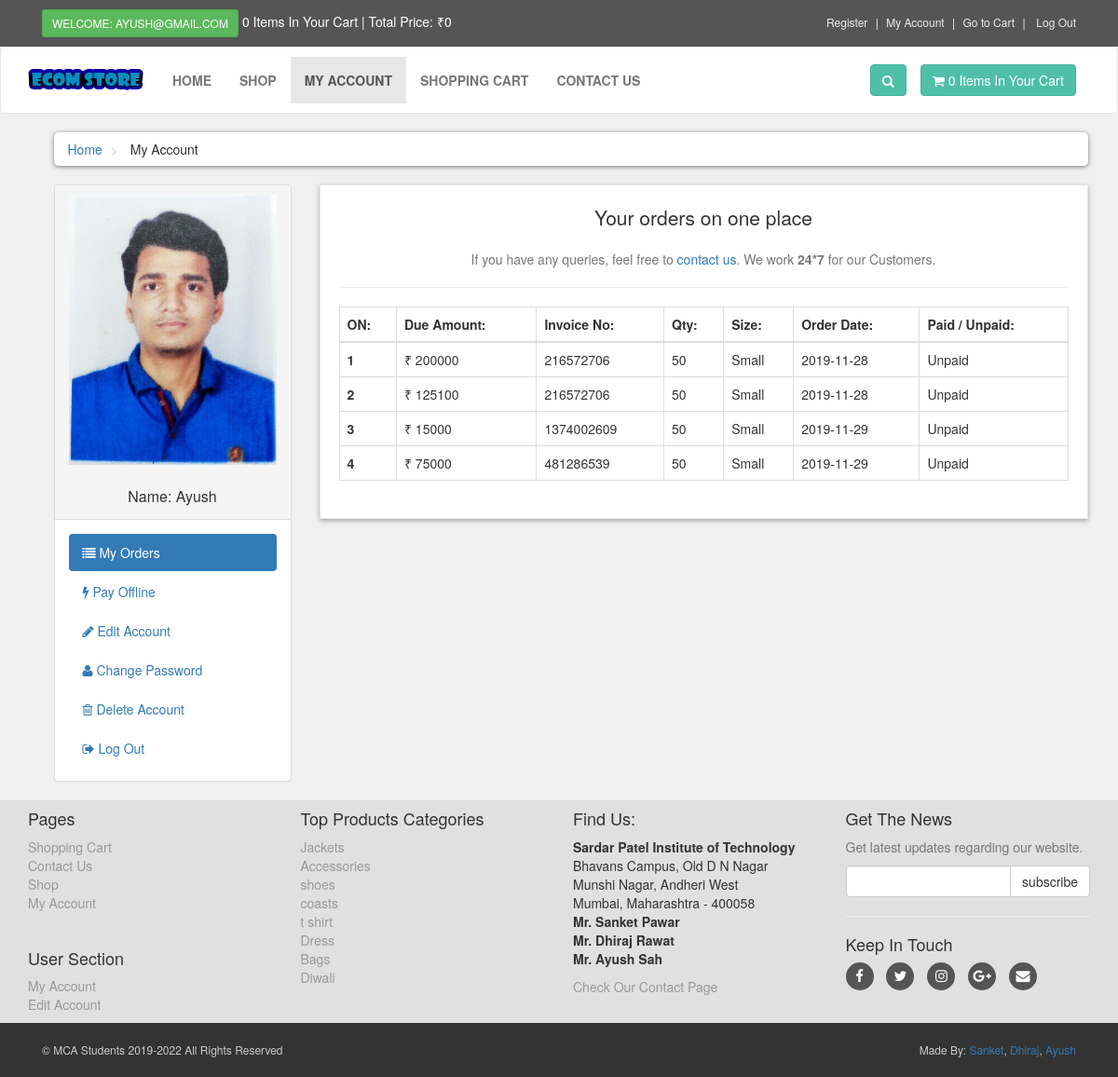
Page /customer/my_account.php?my_orders (signed in) on the committed database.
### tables this page shows
CREATE TABLE `customers` (
  `customer_id` int(10) NOT NULL,
  `customer_name` varchar(255) NOT NULL,
  `customer_email` varchar(255) NOT NULL,
  `customer_pass` varchar(255) NOT NULL,
  `customer_country` text NOT NULL,
  `customer_city` text NOT NULL,
  `customer_contact` varchar(255) NOT NULL,
  `customer_address` text NOT NULL,
  `customer_image` text NOT NULL,
  `customer_ip` varchar(100) NOT NULL
);

CREATE TABLE `customer_orders` (
  `order_id` int(10) NOT NULL,
  `customer_id` int(10) NOT NULL,
  `due_amount` int(100) NOT NULL,
  `invoice_no` int(100) NOT NULL,
  `qty` int(10) NOT NULL,
  `size` text NOT NULL,
  `order_date` date NOT NULL,
  `order_status` text NOT NULL
);

CREATE TABLE `product_categories` (
  `p_cat_id` int(10) NOT NULL,
  `p_cat_title` text NOT NULL,
  `p_cat_desc` text NOT NULL
);

### customer/my_orders.php (the view, shortened to what this page needs)
<center>
    <p class="lead">Your orders on one place</p>
    <p class="text-muted">
        If you have any queries, feel free to <a href="../contact.php">contact us</a>. We work <strong>24*7</strong> for our Customers.
    </p>
</center>
<hr>
<div class="table-responsive">
    <table class="table table-bordered table-hover">
        <thead>
            <tr>
                <th> ON: </th>
                <th>Due Amount: </th>
                <th> Invoice No: </th>
                <th> Qty: </th>
                <th> Size: </th>
                <th> Order Date: </th>
                <th> Paid / Unpaid: </th>
            </tr>
        </thead>
        <tbody>
        <?php
            $customer_session = $_SESSION['customer_email'];
            $get_customer = "select * from customers where customer_email='$customer_session'";
            $run_customer = mysqli_query($con,$get_customer);
            $row_customer = mysqli_fetch_array($run_customer);
            $customer_id = $row_customer['customer_id'];
            $get_orders = "select * from customer_orders where customer_id='$customer_id'";
            $run_orders = mysqli_query($con,$get_orders);
            $i = 0;
            while($row_orders = mysqli_fetch_array($run_orders)){
                $due_amount = $row_orders['due_amount'];
                $invoice_no = $row_orders['invoice_no'];
                $qty = $row_orders['qty'];
                $size = $row_orders['size'];
                $order_date = substr($row_orders['order_date'],0,11);
                $order_status = $row_orders['order_status'];
                $i++;
                if($order_status=='pending'){
                    $order_status = 'Unpaid';
                }else{
                    $order_status = 'Paid';
                }
            ?>
            <tr>
                <th> <?php echo $i; ?> </th>
                <td> ₹ <?php echo $due_amount; ?> </td>
                <td> <?php echo $invoice_no; ?> </td>
                <td> <?php echo $qty; ?> </td>
                <td> <?php echo $size; ?> </td>
                <td> <?php echo $order_date; ?> </td>
                <td> <?php echo $order_status; ?> </td>
            </tr>
             <?php } ?>
        </tbody>
    </table>
</div>

### customer/includes/sidebar.php
<div class="panel panel-default sidebar-menu">
    <div class="panel-heading">
        <?php
            $customer_session = $_SESSION['customer_email'];
            $get_customer = "select * from customers where customer_email='$customer_session'";
            $run_customer = mysqli_query($con,$get_customer);
            $row_customer = mysqli_fetch_array($run_customer);
            $customer_image = $row_customer['customer_image'];
            $customer_name = $row_customer['customer_name'];
            if(!isset($_SESSION['customer_email'])){
            }else{
                echo "
                    <center>
                        <img src='customer_images/$customer_image' class='img-responsive'>
                    </center>
                    <br />
                    <h3 class='panel-title' align='center'>
                        Name: $customer_name
                    </h3>
                ";
            }
        ?>
    </div>
    <div class="panel-body">
        <ul class="nav-pills nav-stacked nav">
            <li class="<?php if(isset($_GET['my_orders'])){ echo"active";} ?>">
                <a href="my_account.php?my_orders">
                    <i class="fa fa-list"></i> My Orders
                </a>
            </li>
            <li class="<?php if(isset($_GET['pay_offline'])){ echo"active";} ?>">
                <a href="my_account.php?pay_offline">
                    <i class="fa fa-bolt"></i> Pay Offline
                </a>
            </li>
            <li class="<?php if(isset($_GET['edit_account'])){ echo"active";} ?>">
                <a href="my_account.php?edit_account">
                    <i class="fa fa-pencil"></i> Edit Account
                </a>
            </li>
            <li class="<?php if(isset($_GET['change_pass'])){ echo"active";} ?>">
                <a href="my_account.php?change_pass">
                    <i class="fa fa-user"></i> Change Password
                </a>
            </li>
            <li class="<?php if(isset($_GET['delete_account'])){ echo"active";} ?>">
                <a href="my_account.php?delete_account">
                    <i class="fa fa-trash-o"></i> Delete Account
                </a>
            </li>
            <li>
                <a href="logout.php">
                    <i class="fa fa-sign-out"></i> Log Out
                </a>
            </li>
        </ul>
    </div>
</div>

### customer/includes/footer.php (shortened to what this page needs)
<div id="footer">
    <div class="container">
        <div class="row">
            <div class="col-sm-6 col-md-3">
                <ul>
                   <h4>Pages</h4>
                    <li><a href="../cart.php">Shopping Cart</a></li>
                    <li><a href="../contact.php">Contact Us</a></li>
                    <li><a href="../shop.php">Shop</a></li>
                    <li><a href="my_account.php">My Account</a></li>
                </ul>
                <br>
                <h4>User Section</h4>
                <ul>
                    <?php
                                if(!isset($_SESSION['customer_email'])){
                                    echo "<a href='../checkout.php'>Login</a>";
                                }else{
                                    echo "<a href='my_account.php?myorders'>My Account</a>";
                                }
                        ?>
                    <li>
                        <?php
                                if(!isset($_SESSION['customer_email'])){
                                    echo "<a href='../checkout.php'>Register</a>";
                                }else{
                                    echo "<a href='my_account.php?edit_account'>Edit Account</a>";
                                }
                        ?>
                    </li>
                </ul>
            </div>
            <div class="col-sm-6 col-md-3">
                <h4>Top Products Categories</h4>
                <ul>
                <?php
                        $get_p_cats = "select * from product_categories";
                        $run_p_cats = mysqli_query($con,$get_p_cats);
                        while($row_p_cats=mysqli_fetch_array($run_p_cats)){
                            $p_cat_id = $row_p_cats['p_cat_id'];
                            $p_cat_title = $row_p_cats['p_cat_title'];
                            echo "
                                <li>
                                    <a href='../shop.php?p_cat=$p_cat_id'>
                                        $p_cat_title
                                    </a>
                                </li>
                            ";
                        }
                    ?>
                </ul>
            </div>
            <div class="col-sm-6 col-md-3">
                <h4>Find Us:</h4>
                <p>
                    <strong>Sardar Patel Institute of Technology</strong>
                    <br>Bhavans Campus, Old D N Nagar
                    <br>Munshi Nagar, Andheri West
                    <br>Mumbai, Maharashtra - 400058
                    <br><strong>Mr. Sanket Pawar</strong>&nbsp;<br><strong>Mr. Dhiraj Rawat</strong>&nbsp;<br><strong>Mr. Ayush Sah</strong>
                </p>
                <a href="../contact.php">Check Our Contact Page</a>
            </div>
                <div class="col-sm-6 col-md-3">
                    <h4>Get The News</h4>
                    <p class="text-muted">
                        Get latest updates regarding our website.
                    </p>
                    <form action="" method="post">
                        <div class="input-group">
                            <input type="text" class="form-control" name="email">
                            <span class="input-group-btn">
                                <input type="submit" value="subscribe" class="btn btn-default">
                            </span>
                        </div>
                    </form>
                    <hr>
                    <h4>Keep In Touch</h4>
                    <p class="social">
                        <a href="../#" class="fa fa-facebook"></a>
                        <a href="../#" class="fa fa-twitter"></a>
                        <a href="../#" class="fa fa-instagram"></a>
                        <a href="../#" class="fa fa-google-plus"></a>
                        <a href="../#" class="fa fa-envelope"></a>
                    </p>
                </div>
        </div>
    </div>
</div>
<div id="copyright">
    <div class="container">
        <div class="col-md-6">
            <p class="pull-left">&copy; MCA Students 2019-2022 All Rights Reserved</p>
        </div>
        <div class="col-md-6">
            <p class="pull-right"> Made By: <a href="https://www.facebook.com/pavarsanket">Sanket</a>, <a href="https://www.facebook.com/Dhirajsinghrawat">Dhiraj</a>, <a href="https://www.facebook.com/Sah.Ayush">Ayush</a></p>
        </div>
    </div>
</div>

### customer/style.css (style rules this page uses)
body { font-size: 14px; line-height: 1.42857143; color: #333333; background: #f0f0f0; overflow-x: hidden; }
#content .panel.sidebar-menu h3 { padding: 5px 0px; margin: 0px; }
#footer { background: #e0e0e0; padding 20px 0; }
#footer a { color: #999999; padding: 0; text-decoration: none; }
#footer ul { list-style: none; padding-left: 0px; }
#footer .social { text-align: left; }
#footer .social a { margin: 0px 10px 0px 0px; display: inline-block; color: #ffffff; width: 30px; height: 30px; border-radius: 15px; line-height: 30px; font-size: 15px; text-align: center; vertical-align: bottom; background: #555555; text-decoration: none; }
#copyright { background: #333333; color: #cccccc; padding: 20px 0px; font-size: 12px; }
#copyright p { margin: 0px; }

### rows in the picture
customers: customer_image (picture), customer_name "Ayush"
customer_orders: due_amount "200000", invoice_no "216572706", qty "50", size "Small", order_date "2019-11-28", order_status "Unpaid"
customer_orders: due_amount "125100", invoice_no "216572706", qty "50", size "Small", order_date "2019-11-28", order_status "Unpaid"
customer_orders: due_amount "15000", invoice_no "1374002609", qty "50", size "Small", order_date "2019-11-29", order_status "Unpaid"
customer_orders: due_amount "75000", invoice_no "481286539", qty "50", size "Small", order_date "2019-11-29", order_status "Unpaid"
product_categories: p_cat_title "Jackets"
product_categories: p_cat_title "Accessories"
product_categories: p_cat_title "shoes"
product_categories: p_cat_title "coasts"
product_categories: p_cat_title "t shirt"
product_categories: p_cat_title "Dress"
product_categories: p_cat_title "Bags"
product_categories: p_cat_title "Diwali"

### other values in the picture
$_SESSION['customer_email'] "AYUSH@GMAIL.COM"
$count_items "0 0"
$total "0"
